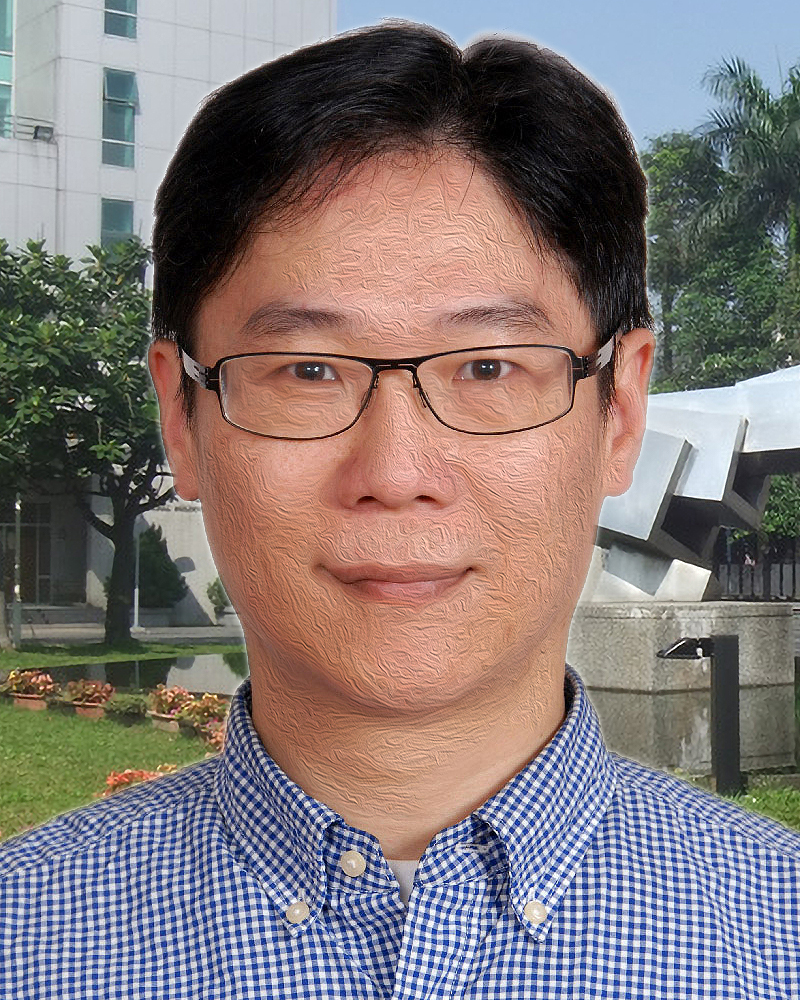
//> input picture HW3/Sun_oil.jpg, 800 x 1000 px
$ ./HW3_M11125016 Sun_oil.jpg   (built with g++ and OpenCV 4)
//> lines starting //> are read from the running program, lines starting //| are printed output that depends on the picture; after the words box and inside, x2 and y2 are one past the last pixel; in counts of white or black regions, pixels touching at a corner belong together
//HW3: 人像編輯 Level3 程式內容提示
//
//0511待解決項目
//1.觸發完onMouse後，再進行onTrackbar事件會無法按waitkey跳出，也會無法再點
//2.onTrakcer要可以使用onMouse動作後的影像


#include "opencv2/opencv.hpp" //載入所有 openCV 函式庫

using namespace cv; //設定openCV函式的命名空間
using namespace std; //設定標準C++函式的命名空間

// Global variables
Mat src_img, img_neg, smoothed_output, neg_output;
string winName = "Tracker app";

const int slider_max = 100; // cont define a constant value that can't be change
int slider1 = 0; // 調整桿的預設值，整數型態
int slider2 = 0; // 調整桿的預設值，整數型態

vector<Point> point;
bool first_point_is_drawned = false;
bool line_linked = true;


//滑桿回呼函式
void onTrackbar(int pos, void*) {
	double alpha, beta;
	Mat src_clone, img_HSV, mask, img_Guss, img_masked, smoothed_output_clone; // 宣告 hsv影像與膚色遮罩

	src_clone = src_img.clone();
	img_masked = src_img.clone();

	// 用 cvtColor() 將src_clone轉換至HSV空間
	cvtColor(src_clone, img_HSV, COLOR_BGR2HSV);

	// 用 inRange() 函式產生膚色遮罩，HSV範圍下界(0, 20, 80)，上界(40, 255, 255)
	inRange(img_HSV, Scalar(0, 20, 80), Scalar(40, 255, 255), mask);

	// 建立13x13的圓形結構元素對遮罩進行腐蝕
	Mat element = getStructuringElement(MORPH_ELLIPSE, Size(13, 13));
	erode(mask, mask, element);

	// img_HSV做17x17的高斯模糊 GaussianBlur，得到模糊化的影像
	GaussianBlur(src_clone, img_Guss, Size(17, 17), 0, 0);

	// img_guss is masked by mask, then output img_masked
	img_Guss.copyTo(img_masked, mask);

	// 根據slider1的數值，用addWeighted()對src_clone與img_masked做加權混合，結果是smoothed_output
	alpha = (double)slider1 / slider_max;
	beta = (1.0 - alpha);
	addWeighted(src_clone, beta, img_masked, alpha, 0.0, smoothed_output);


	// Negative ROI
	int pos_x;
	smoothed_output_clone = smoothed_output.clone();
	img_neg = smoothed_output.clone();

	// 當slider滑動時，pos_x會得到該影像滑動像素的比例，並提供一個色彩反向的效果
	if (slider2 > 0) {
		pos_x = (img_neg.size().width / slider_max) * slider2;
		Rect roi(0, 0, pos_x, img_neg.size().height);
		cout << "roi: " << roi << endl;
		bitwise_not(smoothed_output_clone, smoothed_output_clone);
		smoothed_output_clone(roi).copyTo(img_neg(roi));
		neg_output = img_neg.clone();
	} else {
		neg_output = smoothed_output;
	}
	imshow(winName, neg_output);
}

//滑鼠回呼函式，請參考cv27範例
static void onMouse(int event, int x, int y, int flags, void*) {
	// 判斷圖片是否有開始進行滑鼠連線，當連線連起來後會跳出迴圈
	if (!line_linked) return;

	// 如果在沒有經過onTrackBar事件，也可以直接點擊畫面
	if (neg_output.empty()) {
		neg_output = src_img.clone();
	}

	// 點擊左鍵可以記錄點
	if (event == EVENT_LBUTTONDOWN) {
		Point new_pt = Point(x, y);
		cout << new_pt << endl;
		// 如果<vector>point沒有資料，那就會將第一筆資料放入，並first_point_is_drawned的boolean變成True
		if (point.empty()) {
			point.push_back(new_pt);
			circle(neg_output, new_pt, 7, Scalar(0, 255, 255), -1);
			first_point_is_drawned = true;
		}
		else {
			point.push_back(new_pt);
			Point& end = point.back();
			double dis = norm(new_pt - point[0]);
			cout << dis << endl;
			// 當點的距離小於20，且first_point_is_drawned是true則會執行這一段
			if (dis <= 20 && first_point_is_drawned) {
				point.back() = point[0];
				line(neg_output, point[point.size() - 2], point[0], Scalar(255, 255, 255), 2);
				line_linked = false;
			}
			// 否則會繼續畫線
			else {
				line(neg_output, point[point.size() - 2], new_pt, Scalar(255, 255, 255), 2);
				circle(neg_output, new_pt, 7, Scalar(0, 255, 255), -1);
			}
		}
		imshow(winName, neg_output);
	}
}


int main(int, char** argv)
{
	cout << "使用說明" << endl;
	cout << "Click lefy mouse to point the mark on the image, until the shape is completed" << endl;
	cout << "Can press 'r' or empty to reset the image, or" << endl;
	cout << "Press 'q' or 'esc' to leave" << endl;


	// 讀取argv[1]路徑/檔名的影像
	src_img = imread(argv[1], 1);
//> src_img is the input picture: 1000 rows x 800 cols, CV_8UC3; mean B, G, R 119.8, 119.9, 130.3

	// 確定影像是否可讀
	if (src_img.empty()) {
		std::cout << "Could not read the image" << endl;
	}

	// 視窗命名，並讀取原始影像
	namedWindow(winName);
	imshow(winName, src_img);
	// 建立"平滑化"調整桿，調整變數是 slider1
	createTrackbar("Smooth", winName, &slider1, slider_max, onTrackbar);
//> slider 'Smooth' is set to 33

	// 建立"反白"調整桿，調整變數是 slider2
	createTrackbar("Negative", winName, &slider2, slider_max, onTrackbar);
//> slider 'Negative' is set to 33

	// 初始化滑鼠回呼函式  (可參考cv27範例)
	setMouseCallback(winName, onMouse, NULL); // 初始化滑鼠回呼函式


	// while(1)無限迴圈，用waitKey()讀出的字元(或ASCII碼)作為離開或重置的選項
	while (true) {
		int key = waitKey(0);
//> in onTrackbar, `cvtColor(src_clone, img_HSV, COLOR_BGR2HSV);`: img_HSV: 1000 rows x 800 cols, CV_8UC3; mean H, S, V 61.5, 76.1, 147
//> in onTrackbar, `inRange(img_HSV, Scalar(0, 20, 80), Scalar(40, 255, 255), mask);`:
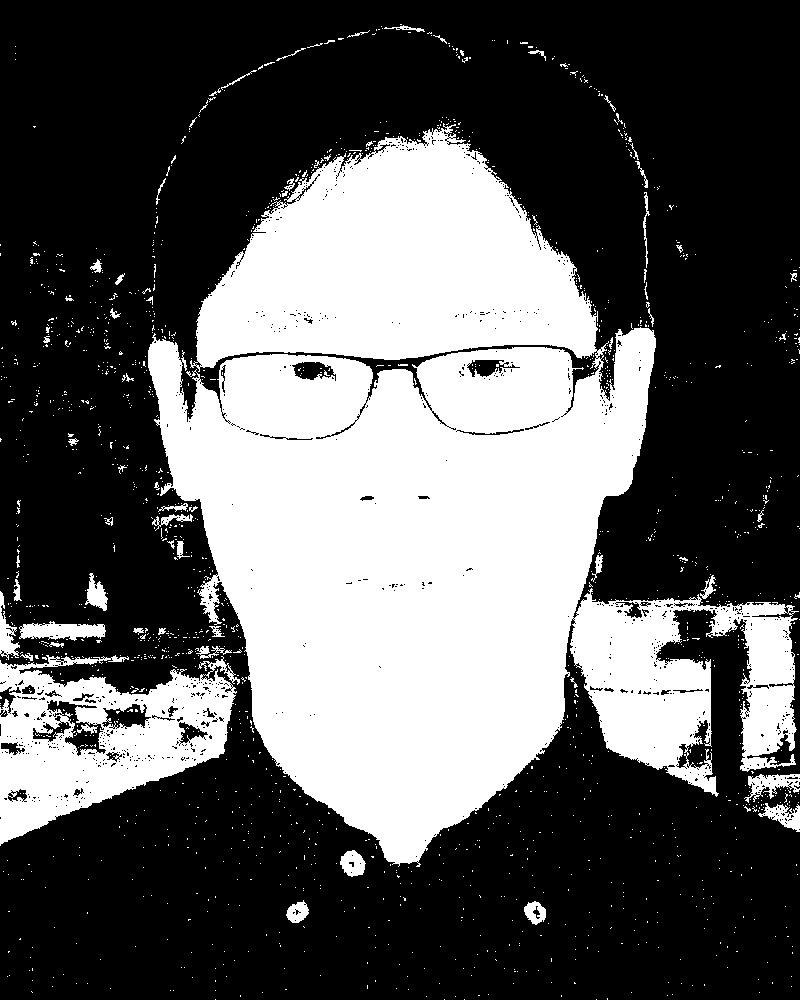
//> mask: 1000 rows x 800 cols, CV_8UC1; 36.4% white; 1632 white regions (1567 under 20 px), largest, box (x1, y1, x2, y2) and area: (148, 123, 799, 867) 256198, (0, 655, 240, 846) 23489, (19, 621, 106, 641) 1142
//> in onTrackbar, `erode(mask, mask, element);`:
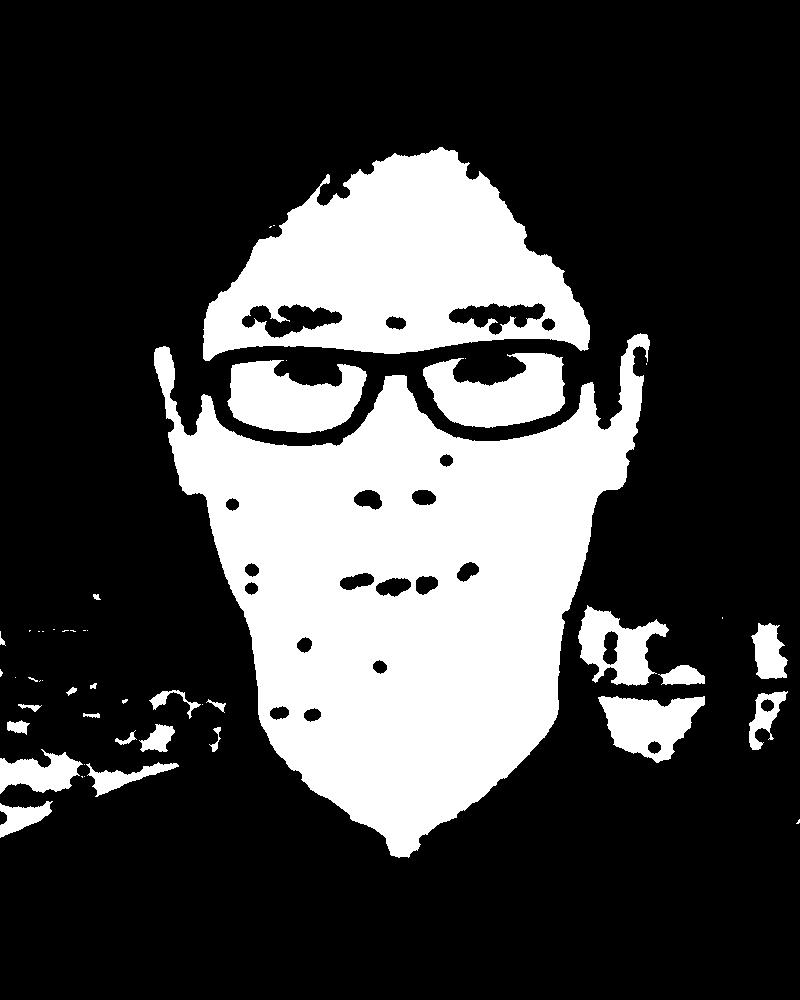
//> mask: 1000 rows x 800 cols, CV_8UC1; 26% white; 49 white regions (25 under 20 px), largest, box (x1, y1, x2, y2) and area: (154, 333, 650, 858) 129384, (203, 147, 590, 361) 47826, (227, 360, 367, 433) 7067
//> in onTrackbar, `GaussianBlur(src_clone, img_Guss, Size(17, 17), 0, 0);`:
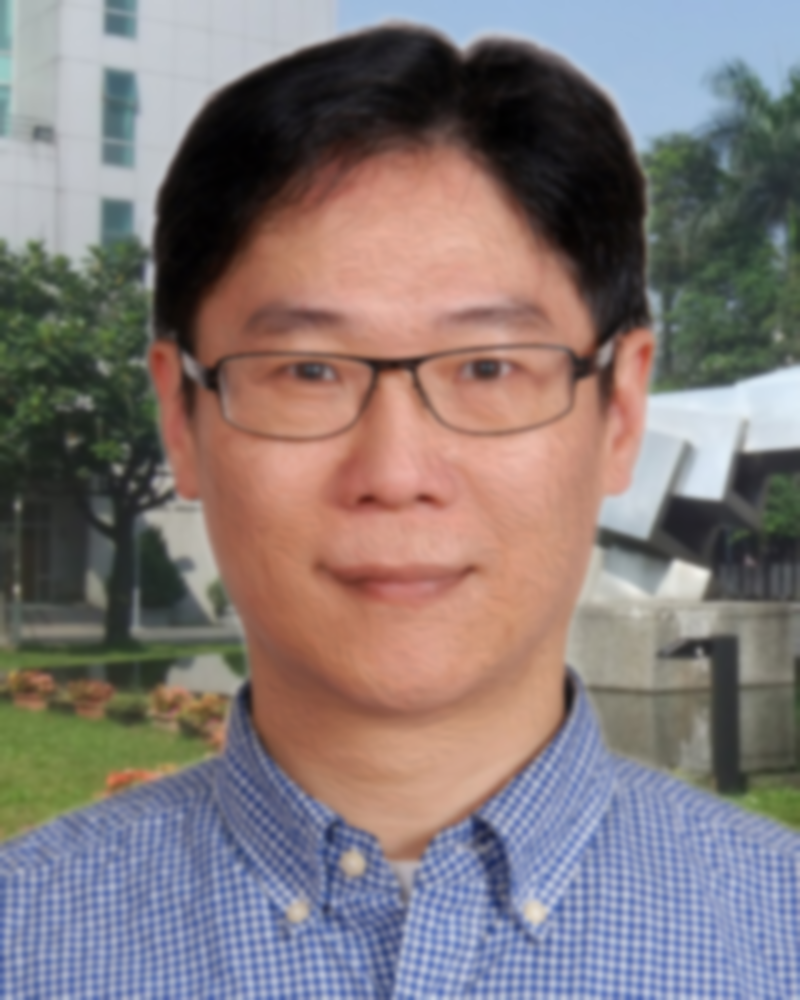
//> img_Guss: 1000 rows x 800 cols, CV_8UC3; mean B, G, R 119.8, 119.9, 130.3
//| roi: [264 x 1000 from (0, 0)]
//> in onTrackbar, `bitwise_not(smoothed_output_clone, smoothed_output_clone);`:
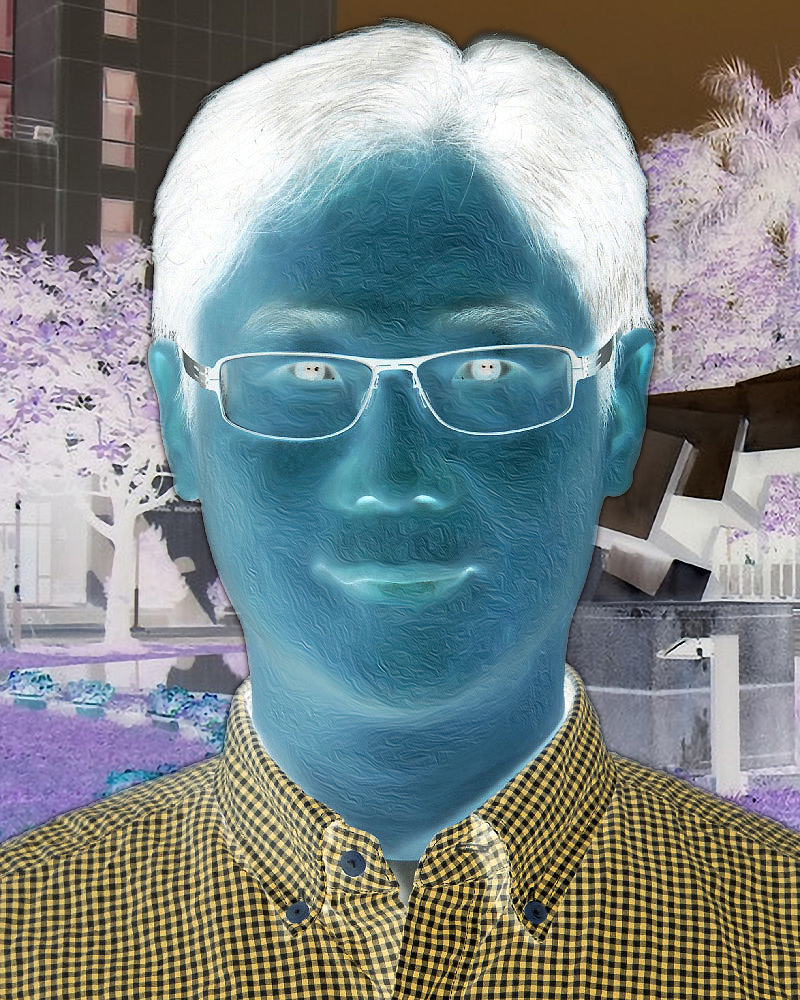
//> smoothed_output_clone: 1000 rows x 800 cols, CV_8UC3; mean B, G, R 135.2, 135.2, 124.7
//> in onTrackbar, `smoothed_output_clone(roi).copyTo(img_neg(roi));`:
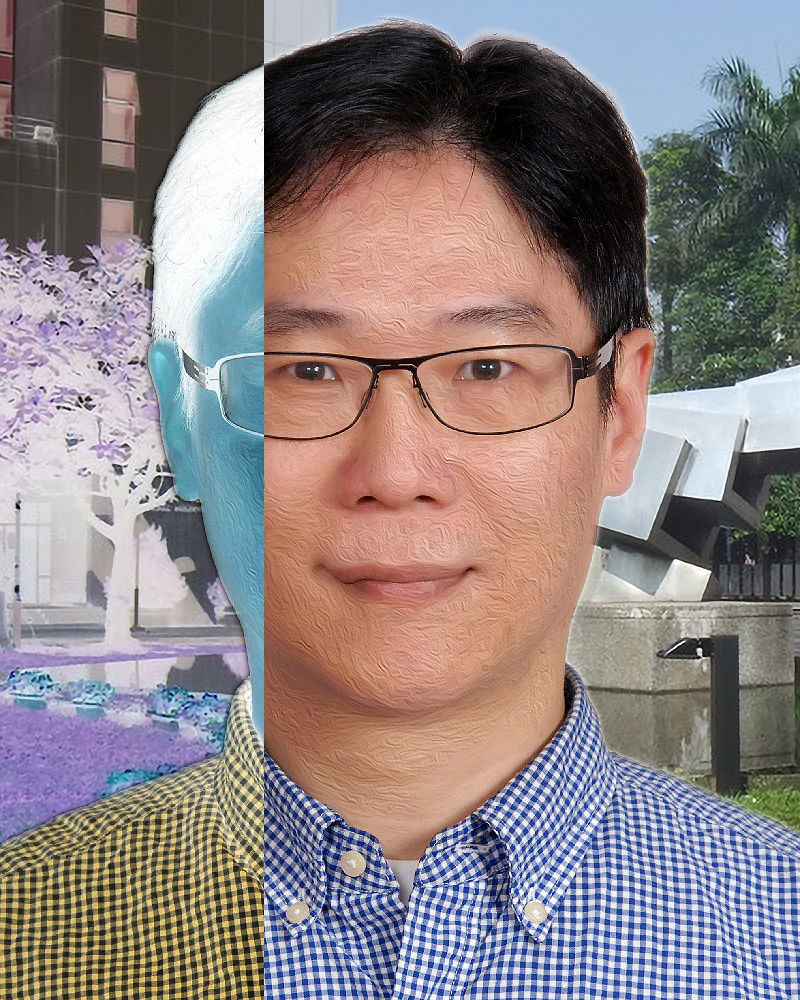
//> img_neg: 1000 rows x 800 cols, CV_8UC3; mean B, G, R 131.6, 130.6, 141.1
//> the 'q' key is pressed
		if (key == 27 || key == 'q') {
			break;
		}
		else if (key == 'r' || key == ' ') {
			point.clear();
			neg_output = img_neg;
			first_point_is_drawned = false;
			line_linked = true;
			key = waitKey(0);
			imshow(winName, src_img);
		}
	}
	return 0;
}
